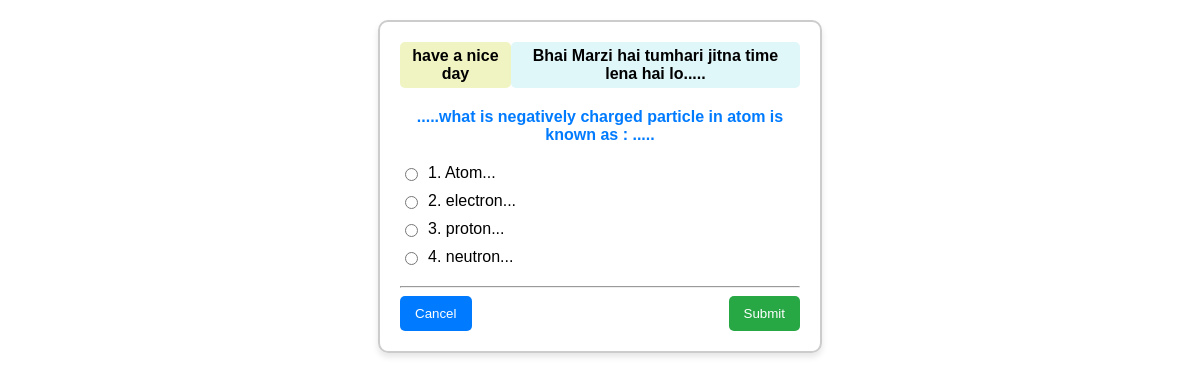
Screenshot of /start_test/1/1 with the database file from the repository.
### backend/models.py (models this page shows)
class Questions(db.Model):
    __tablename__ = 'questions'
    question_id=db.Column(db.Integer, primary_key=True,autoincrement=True)#iska student id se kuch lena dena nahi hai
    chapter_id=db.Column(db.Integer, db.ForeignKey('chapters.chapter_id'), nullable=False)
    quiz_id=db.Column(db.Integer, db.ForeignKey('quiz.quiz_id'), nullable=False)
    question_title=db.Column(db.String(80), nullable=False)
    question=db.Column(db.String(300), nullable=False)
    option_a=db.Column(db.String(300), nullable=False)
    option_b=db.Column(db.String(300), nullable=False)
    option_c=db.Column(db.String(300), nullable=False)
    option_d=db.Column(db.String(300), nullable=False)
    correct_option=db.Column(db.String(300), nullable=False)

### backend/controllers.py (the view, shortened to what this page needs)
@app.route("/start_test/<int:quiz_id>/<int:user_id>",methods=["GET","POST"])
def start_test(quiz_id,user_id):
    user=Admin_User_Details.query.filter_by(id=user_id).first().Full_name
    question=Questions.query.filter_by(quiz_id=quiz_id).all()
    return render_template("1a_start_test.html" ,user_id=user_id, question=question,user=user,quiz_id=quiz_id)

### templates/1a_start_test.html (shortened to what this page needs)
<!DOCTYPE html>
<html lang="en">
<head>
    <link rel="stylesheet" href="/static/css/1a_start_test.css">
</head>
<body>
    <div class="quiz-container">
        {%if question%}
        <div class="header">
            <span class="question-number">have a nice day</span>
            <span class="timer" id="timer">Bhai Marzi hai tumhari jitna time lena hai lo.....</span>
        </div>
        <form action="/start_test/{{quiz_id}}/{{user_id}}" method="post">
            {%for question_details in question%}
                <div class="question">.....{{question_details.question}}.....</div>
                <div class="options">
                    <div class="option">
                        <input type="radio" id="option1" name="{{question_details.question_id}}" value="{{question_details.option_a}}">
                        <label for="option1">1. {{question_details.option_a}}...</label>
                    </div>
                    <div class="option">
                        <input type="radio" id="option2" name="{{question_details.question_id}}" value="{{question_details.option_b}}">
                        <label for="option2">2. {{question_details.option_b}}...</label>
                    </div>
                    <div class="option">
                        <input type="radio" id="option3" name="{{question_details.question_id}}" value="{{question_details.option_c}}">
                        <label for="option3">3. {{question_details.option_c}}...</label>
                    </div>
                    <div class="option">
                        <input type="radio" id="option4" name="{{question_details.question_id}}" value="{{question_details.option_d}}">
                        <label for="option4">4. {{question_details.option_d}}...</label>
                    </div>
                </div>
                <hr>
            {%endfor%}
            <div class="buttons">
            <button type="button" class="save" onclick="window.location.href='/user_home/{{user_id}}'" >Cancel</button>
            <button type="submit" class="submit">Submit</button>
        </div>
        </form>
        {%else%}
        <div>No question found</div>
        {%endif%}
    </div>
</body>
</html>

### static/css/1a_start_test.css (style rules this page uses)
body { font-family: Arial, sans-serif; margin: 20px; padding: 0; }
.quiz-container { width: 400px; margin: 0 auto; border: 2px solid #ccc; border-radius: 10px; padding: 20px; text-align: center; box-shadow: 0 4px 6px rgba(0, 0, 0, 0.1); }
.header { display: flex; justify-content: space-between; align-items: center; margin-bottom: 20px; }
.header span { font-weight: bold; }
.question { margin-bottom: 20px; font-weight: bold; color: #007bff; }
.options { margin-bottom: 20px; }
.option { margin: 10px 0; display: flex; align-items: center; }
.option input { margin-right: 10px; }
.buttons { display: flex; justify-content: space-between; }
button { padding: 10px 15px; border: none; border-radius: 5px; cursor: pointer; }
.save { background-color: #007bff; color: white; }
.submit { background-color: #28a745; color: white; }
.timer { background-color: #e0f7fa; padding: 5px 10px; border-radius: 5px; }
.question-number { background-color: #f0f4c3; padding: 5px 10px; border-radius: 5px; }

### rows the page displays
Questions: question "what is negatively charged particle in atom is known as :", option_a "Atom", option_b "electron", option_c "proton", option_d "neutron"
